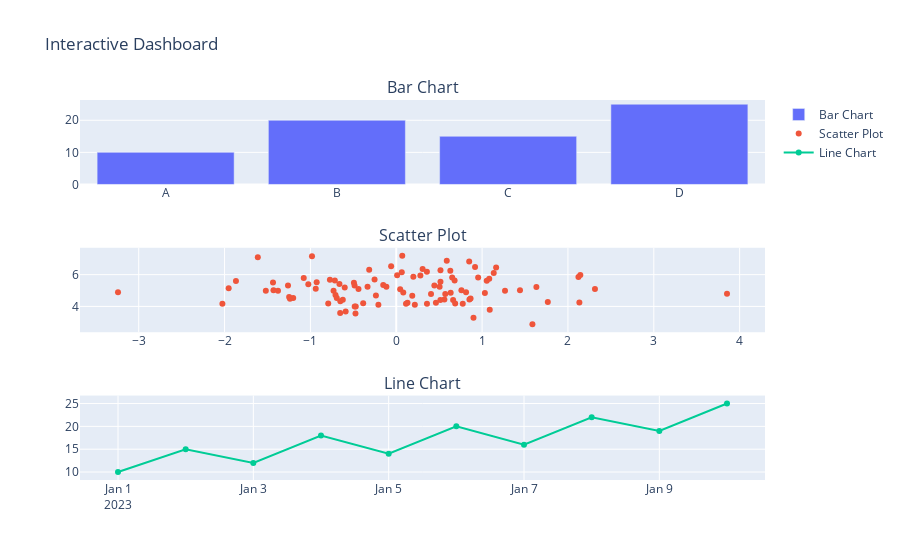

Notebook code cell kept with this figure:
### Markdown cell above
#### **Task 5: Interactive Dashboard**

### Code cell
from plotly.subplots import make_subplots
import plotly.graph_objects as go

# Define datasets for each visualization
bar_data = pd.DataFrame({
    "Category": ["A", "B", "C", "D"],
    "Values": [10, 20, 15, 25]
})

scatter_data = pd.DataFrame({
    "x": np.random.randn(100),
    "y": np.random.randn(100) + 5
})

line_data = pd.DataFrame({
    "Date": pd.date_range(start="2023-01-01", end="2023-01-10"),
    "Value": [10, 15, 12, 18, 14, 20, 16, 22, 19, 25]
})

# Create subplots
fig = make_subplots(rows=3, cols=1, subplot_titles=("Bar Chart", "Scatter Plot", "Line Chart"))

# Add bar chart
fig.add_trace(go.Bar(x=bar_data["Category"], y=bar_data["Values"], name="Bar Chart"), row=1, col=1)

# Add scatter plot
fig.add_trace(go.Scatter(x=scatter_data["x"], y=scatter_data["y"], mode="markers", name="Scatter Plot"), row=2, col=1)

# Add line chart
fig.add_trace(go.Scatter(x=line_data["Date"], y=line_data["Value"], mode="lines+markers", name="Line Chart"), row=3, col=1)

# Update layout
fig.update_layout(title="Interactive Dashboard")
fig.show()

### Figure 1 — Plotly figure (JSON) as saved in the notebook; plotly's stock layout.template omitted (floating-point values rounded to 4 significant figures)
{"data": [{"name": "Bar Chart", "type": "bar", "x": ["A", "B", "C", "D"], "xaxis": "x", "y": [10, 20, 15, 25], "yaxis": "y"}, {"mode": "markers", "name": "Scatter Plot", "type": "scatter", "x": [0.3578, 0.5608, 1.083, 1.054, -1.378, -0.9378, 0.515, 0.5138, 0.515, 3.853, 0.5709, 1.136, 0.954, 0.6514, -0.3153, 0.759, -0.7728, -0.2368, -0.4854, 0.08187, 2.315, -1.867, 0.6863, -1.613, -0.4719, 1.089, 0.06428, -1.078, -0.7153, 0.6796, -0.7304, 0.2165, 0.04557, -0.6516, 2.144, 0.6339, -2.025, 0.1865, -0.6618, 0.8524, -0.7925, -0.1147, 0.505, 0.8658, -1.2, -0.3345, -0.4749, -0.6533, 1.765, 0.405, -1.261, 0.9179, 2.122, 1.032, -1.519, -0.4842, 1.267, -0.7077, 0.4438, 0.7746, -0.9269, -0.05953, -3.241, -1.024, -0.2526, -1.248, 1.632, -1.43, -0.44, 0.1307, 1.441, -1.436, 1.163, 0.01023, -0.9815, 0.4621, 0.1991, -0.6002, 0.0698, -0.3853, 0.1135, 0.6621, 1.586, -1.238, 2.133, -1.952, -0.1518, 0.5883, 0.281, -0.6227, -0.2081, -0.493, -0.5894, 0.8496, 0.357, -0.6929, 0.8996, 0.3073, 0.8129, 0.6296], "xaxis": "x2", "y": [4.171, 4.44, 5.747, 5.61, 4.979, 5.117, 6.278, 4.408, 5.547, 4.798, 4.782, 6.099, 5.825, 5.814, 6.305, 5.021, 5.682, 4.69, 5.324, 4.87, 5.097, 5.595, 4.182, 7.092, 3.994, 3.786, 6.158, 5.792, 5.624, 5.628, 4.988, 4.103, 5.076, 4.323, 5.975, 4.853, 4.175, 4.679, 5.413, 4.436, 4.178, 5.244, 5.245, 4.493, 4.529, 5.232, 3.552, 3.593, 4.282, 4.787, 5.311, 6.475, 5.858, 4.84, 4.981, 3.997, 4.981, 4.711, 5.323, 4.173, 5.519, 6.533, 4.891, 5.402, 5.69, 4.599, 5.224, 5.013, 5.098, 4.227, 5.025, 5.498, 6.451, 5.959, 7.153, 4.233, 5.872, 5.183, 7.19, 4.192, 4.16, 4.401, 2.876, 4.474, 4.241, 5.15, 5.342, 6.876, 5.95, 4.423, 4.102, 5.492, 3.68, 6.831, 6.179, 4.531, 3.287, 6.354, 4.885, 6.238], "yaxis": "y2"}, {"mode": "lines+markers", "name": "Line Chart", "type": "scatter", "x": ["2023-01-01T00:00:00", "2023-01-02T00:00:00", "2023-01-03T00:00:00", "2023-01-04T00:00:00", "2023-01-05T00:00:00", "2023-01-06T00:00:00", "2023-01-07T00:00:00", "2023-01-08T00:00:00", "2023-01-09T00:00:00", "2023-01-10T00:00:00"], "xaxis": "x3", "y": [10, 15, 12, 18, 14, 20, 16, 22, 19, 25], "yaxis": "y3"}], "layout": {"annotations": [{"font": {"size": 16}, "showarrow": false, "text": "Bar Chart", "x": 0.5, "xanchor": "center", "xref": "paper", "y": 1, "yanchor": "bottom", "yref": "paper"}, {"font": {"size": 16}, "showarrow": false, "text": "Scatter Plot", "x": 0.5, "xanchor": "center", "xref": "paper", "y": 0.6111, "yanchor": "bottom", "yref": "paper"}, {"font": {"size": 16}, "showarrow": false, "text": "Line Chart", "x": 0.5, "xanchor": "center", "xref": "paper", "y": 0.2222, "yanchor": "bottom", "yref": "paper"}], "autosize": true, "title": {"text": "Interactive Dashboard"}, "xaxis": {"anchor": "y", "autorange": true, "domain": [0, 1], "range": [-0.5, 3.5], "type": "category"}, "xaxis2": {"anchor": "y2", "autorange": true, "domain": [0, 1], "range": [-3.673, 4.285], "type": "linear"}, "xaxis3": {"anchor": "y3", "autorange": true, "domain": [0, 1], "range": ["2022-12-31 10:50:46.1538", "2023-01-10 13:09:13.8462"], "type": "date"}, "yaxis": {"anchor": "x", "autorange": true, "domain": [0.7778, 1], "range": [0, 26.32], "type": "linear"}, "yaxis2": {"anchor": "x2", "autorange": true, "domain": [0.3889, 0.6111], "range": [2.006, 8.06], "type": "linear"}, "yaxis3": {"anchor": "x3", "autorange": true, "domain": [0, 0.2222], "range": [6.974, 28.03], "type": "linear"}}}
